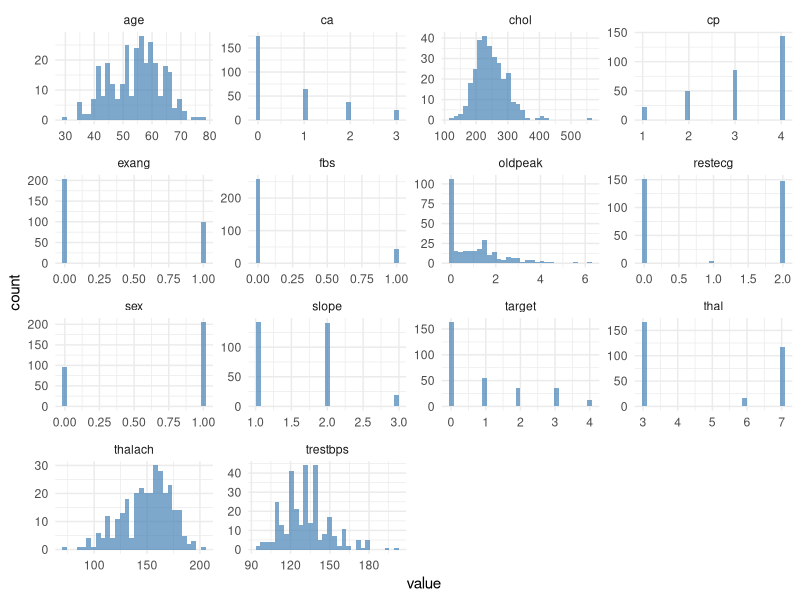

Generate this figure with R:
## ---- chunk 1
library(tidyverse)
library(caret)
library(party)
## ---- chunk 2
dat <- read.csv("./data/cleaveland_with_header.csv")
## ---- chunk 3
print(dat)
## ---- chunk 4
names(dat)
## ---- chunk 5
print(dat$target)
## ---- chunk 6
dat %>% gather() %>%
  ggplot(aes(x=value)) + 
  geom_histogram(fill="steelblue", alpha=.7) +
  theme_minimal() +
  facet_wrap(~key, scales="free")
